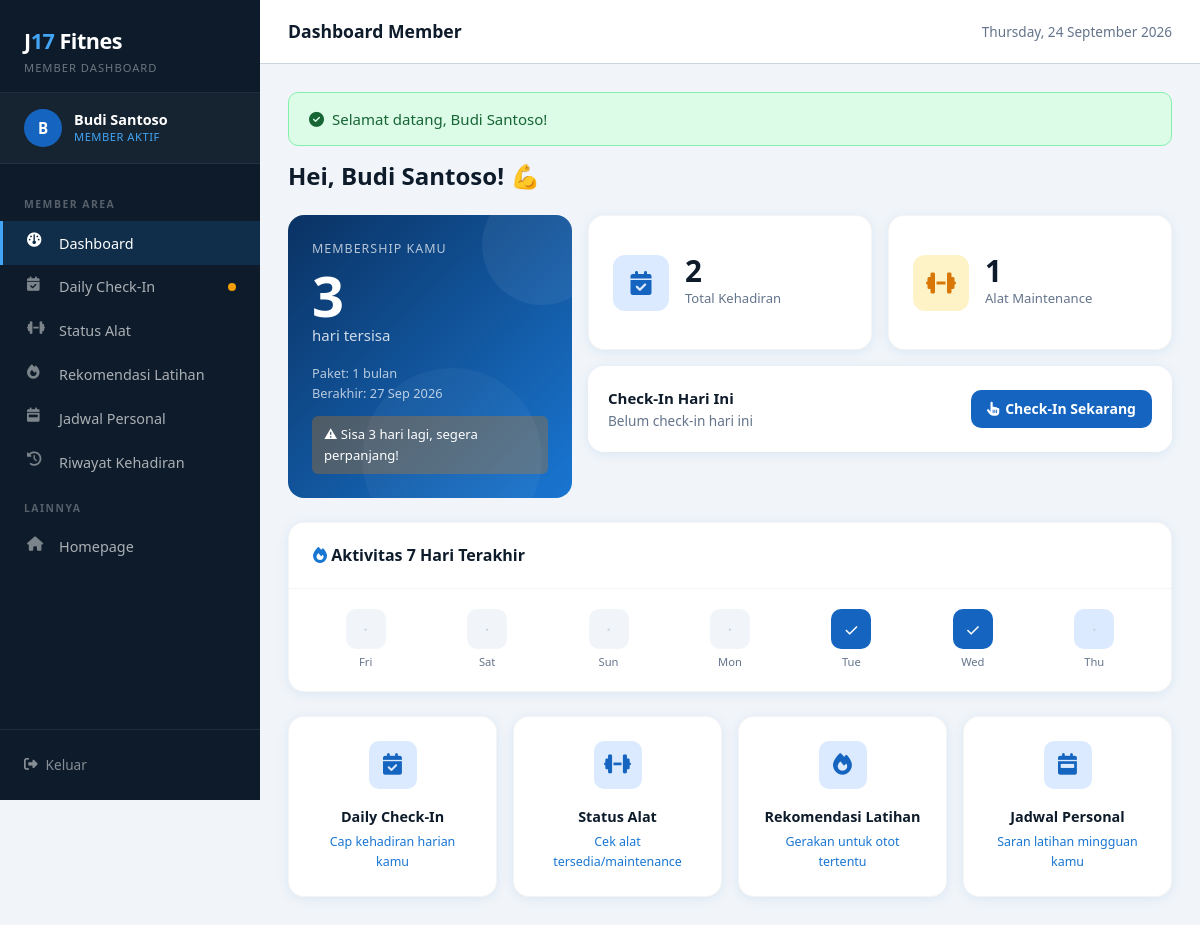
The page /member/dashboard.php (signed in) on the database its author committed.
### tables this page shows
CREATE TABLE IF NOT EXISTS members (
    id INT PRIMARY KEY AUTO_INCREMENT,
    user_id INT NOT NULL,
    paket ENUM('1_bulan','3_bulan','6_bulan','1_tahun') NOT NULL DEFAULT '1_bulan',
    tgl_mulai DATE NOT NULL,
    tgl_selesai DATE NOT NULL,
    status ENUM('aktif','expired','pending') DEFAULT 'aktif',
    created_at TIMESTAMP DEFAULT CURRENT_TIMESTAMP,
    updated_at TIMESTAMP DEFAULT CURRENT_TIMESTAMP ON UPDATE CURRENT_TIMESTAMP,
    FOREIGN KEY (user_id) REFERENCES users(id) ON DELETE CASCADE
);

CREATE TABLE IF NOT EXISTS users (
    id INT PRIMARY KEY AUTO_INCREMENT,
    nama_lengkap VARCHAR(100) NOT NULL,
    nama_panggilan VARCHAR(50) NOT NULL UNIQUE,
    email VARCHAR(100) DEFAULT NULL,
    password VARCHAR(255) NOT NULL,
    role ENUM('owner', 'staff', 'member') NOT NULL DEFAULT 'member',
    no_hp VARCHAR(20) DEFAULT NULL,
    jenis_kelamin ENUM('L', 'P') DEFAULT NULL,
    umur INT DEFAULT NULL,
    created_at TIMESTAMP DEFAULT CURRENT_TIMESTAMP,
    updated_at TIMESTAMP DEFAULT CURRENT_TIMESTAMP ON UPDATE CURRENT_TIMESTAMP
);

### config/database.php (called while the page is built, shortened)
<?php
function getFlash() {
    if (isset($_SESSION['flash'])) {
        $flash = $_SESSION['flash'];
        return $flash;
    }
    return null;
}

### member/dashboard.php (the view, shortened to what this page needs)
<?php
require_once __DIR__ . '/../config/database.php';
$db = getDB();
$uid = $_SESSION['user_id'];
$member = $db->prepare("SELECT u.*, m.paket, m.tgl_mulai, m.tgl_selesai, m.status as m_status,
    DATEDIFF(m.tgl_selesai, CURDATE()) as sisa_hari
    FROM users u LEFT JOIN members m ON m.user_id=u.id WHERE u.id=?");
$member->execute([$uid]);
$member = $member->fetch();
$sisa = (int)($member['sisa_hari'] ?? 0);
$total_hadir = $db->prepare("SELECT COUNT(*) FROM kehadiran WHERE user_id=?");
$total_hadir->execute([$uid]);
$total_hadir = $total_hadir->fetchColumn();
$sudah_checkin = $db->prepare("SELECT id FROM kehadiran WHERE user_id=? AND tgl_hadir=CURDATE()");
$sudah_checkin->execute([$uid]);
$sudah_checkin = (bool)$sudah_checkin->fetch();
$hadir_7hari = $db->prepare("SELECT tgl_hadir FROM kehadiran WHERE user_id=? AND tgl_hadir >= DATE_SUB(CURDATE(), INTERVAL 6 DAY) ORDER BY tgl_hadir");
$hadir_7hari->execute([$uid]);
$hadir_7hari = array_column($hadir_7hari->fetchAll(), 'tgl_hadir');
$alat_maintenance = $db->query("SELECT COUNT(*) FROM alat WHERE status='maintenance'")->fetchColumn();
?>
<!DOCTYPE html>
<html lang="id">
<head>
<link href="https://cdn.jsdelivr.net/npm/bootstrap@5.3.2/dist/css/bootstrap.min.css" rel="stylesheet">
<link href="https://cdnjs.cloudflare.com/ajax/libs/font-awesome/6.5.0/css/all.min.css" rel="stylesheet">
<link href="/j17-fitnes/assets/css/style.css" rel="stylesheet">
</head>
<body>
<div class="dashboard-wrapper">
  <?php include __DIR__ . '/../includes/sidebar_member.php'; ?>
  <div class="main-content">
    <div class="topbar">
      <div class="topbar-title">Dashboard Member</div>
      <div class="topbar-actions">
        <span style="font-size:.85rem;color:var(--gray-500)"><?= date('l, d F Y') ?></span>
      </div>
    </div>
    <div class="page-content">
      <?php $flash = getFlash(); if($flash): ?>
      <div class="flash-<?= $flash['type']==='success'?'success':'error' ?>">
        <i class="fa-solid fa-<?= $flash['type']==='success'?'circle-check':'circle-exclamation' ?>"></i>
        <?= htmlspecialchars($flash['message']) ?>
      </div>
      <?php endif; ?>
      <h4 style="font-weight:800;color:var(--dark);margin-bottom:1.5rem">
        Hei, <?= htmlspecialchars($member['nama_lengkap']) ?>! 💪
      </h4>
      <div class="row g-3 mb-4">
        <div class="col-lg-4">
          <div class="membership-card">
            <div style="font-size:.78rem;text-transform:uppercase;letter-spacing:1px;opacity:.7;margin-bottom:.5rem">Membership Kamu</div>
            <div class="days-big">
              <?= $sisa >= 0 ? $sisa : 0 ?>
            </div>
            <div style="opacity:.8;margin-bottom:1rem">hari tersisa</div>
            <div style="font-size:.8rem;opacity:.7">Paket: <?= str_replace('_',' ',ucfirst($member['paket']??'-')) ?></div>
            <div style="font-size:.8rem;opacity:.7">Berakhir: <?= $member['tgl_selesai'] ? date('d M Y',strtotime($member['tgl_selesai'])) : '—' ?></div>
            <?php if($sisa < 0): ?>
            <div style="margin-top:.75rem;background:rgba(220,38,38,.3);border-radius:6px;padding:.5rem .75rem;font-size:.82rem">
              ⚠ Membership kamu sudah HABIS. Hubungi owner untuk perpanjang.
            </div>
            <?php elseif($sisa <= 3): ?>
            <div style="margin-top:.75rem;background:rgba(217,119,6,.3);border-radius:6px;padding:.5rem .75rem;font-size:.82rem">
              ⚠ Sisa <?= $sisa ?> hari lagi, segera perpanjang!
            </div>
            <?php endif; ?>
          </div>
        </div>
        <div class="col-lg-8">
          <div class="row g-3 h-100">
            <div class="col-6">
              <div class="stat-card h-100">
                <div class="stat-icon blue"><i class="fa-solid fa-calendar-check"></i></div>
                <div>
                  <div class="stat-num"><?= $total_hadir ?></div>
                  <div class="stat-label">Total Kehadiran</div>
                </div>
              </div>
            </div>
            <div class="col-6">
              <div class="stat-card h-100">
                <div class="stat-icon <?= $alat_maintenance > 0 ? 'orange' : 'green' ?>">
                  <i class="fa-solid fa-dumbbell"></i>
                </div>
                <div>
                  <div class="stat-num"><?= $alat_maintenance ?></div>
                  <div class="stat-label">Alat Maintenance</div>
                </div>
              </div>
            </div>
            <div class="col-12">
              <div style="background:white;border-radius:var(--radius-lg);padding:1.25rem;box-shadow:var(--shadow);display:flex;align-items:center;justify-content:space-between;gap:1rem">
                <div>
                  <div style="font-weight:700;color:var(--dark)">Check-In Hari Ini</div>
                  <div style="font-size:.85rem;color:var(--gray-500)"><?= $sudah_checkin ? 'Sudah check-in ✓' : 'Belum check-in hari ini' ?></div>
                </div>
                <?php if(!$sudah_checkin): ?>
                <a href="checkin.php" class="btn-j17 btn-j17-primary">
                  <i class="fa-solid fa-hand-pointer"></i> Check-In Sekarang
                </a>
                <?php else: ?>
                <span class="badge-j17 badge-aktif" style="padding:.5rem 1rem;font-size:.875rem">✓ Sudah Check-In</span>
                <?php endif; ?>
              </div>
            </div>
          </div>
        </div>
      </div>
      <div class="data-card mb-4">
        <div class="data-card-header">
          <span class="data-card-title"><i class="fa-solid fa-fire" style="color:var(--blue-600)"></i> Aktivitas 7 Hari Terakhir</span>
        </div>
        <div style="padding:1.25rem">
          <div style="display:flex;gap:.5rem;flex-wrap:wrap">
            <?php
            for($d=6;$d>=0;$d--) {
              $tgl = date('Y-m-d', strtotime("-{$d} days"));
              $label = date('D', strtotime($tgl));
              $hadir = in_array($tgl, $hadir_7hari);
              $isToday = $tgl === date('Y-m-d');
              echo '<div style="text-align:center;flex:1;min-width:40px">
                <div style="width:40px;height:40px;border-radius:10px;margin:0 auto .25rem;display:flex;align-items:center;justify-content:center;font-size:1.1rem;
                  background:'.($hadir?'var(--blue-700)':($isToday?'var(--blue-100)':'var(--gray-100)')).';">
                  '.($hadir?'<span style="color:white">✓</span>':'<span style="color:var(--gray-300)">·</span>').'
                </div>
                <div style="font-size:.7rem;color:var(--gray-500)">'.$label.'</div>
              </div>';
            }
            ?>
          </div>
        </div>
      </div>
      <div class="row g-3">
        <?php
        $links = [
          ['checkin.php','fa-calendar-check','Daily Check-In','Cap kehadiran harian kamu','blue'],
          ['status_alat.php','fa-dumbbell','Status Alat','Cek alat tersedia/maintenance','green'],
          ['rekomendasi.php','fa-fire','Rekomendasi Latihan','Gerakan untuk otot tertentu','orange'],
          ['jadwal.php','fa-calendar-week','Jadwal Personal','Saran latihan mingguan kamu','blue'],
        ];
        foreach($links as $l): ?>
        <div class="col-6 col-md-3">
          <a href="<?= $l[0] ?>" style="text-decoration:none">
            <div class="member-card" style="text-align:center;transition:all .2s;cursor:pointer" onmouseover="this.style.transform='translateY(-4px)';this.style.boxShadow='var(--shadow-lg)'" onmouseout="this.style.transform='';this.style.boxShadow=''">
              <div class="member-card-icon" style="margin:0 auto 1rem">
                <i class="fa-solid <?= $l[1] ?>"></i>
              </div>
              <div style="font-weight:700;font-size:.9rem;color:var(--dark);margin-bottom:.25rem"><?= $l[2] ?></div>
              <div style="font-size:.78rem;color:var(--gray-400)"><?= $l[3] ?></div>
            </div>
          </a>
        </div>
        <?php endforeach; ?>
      </div>
    </div>
  </div>
</div>
</body>
</html>

### assets/css/style.css (style rules this page uses)
:root { --blue-900: #0D2137; --blue-800: #0A3263; --blue-700: #1565C0; --blue-600: #1976D2; --blue-500: #2196F3; --blue-400: #42A5F5; --blue-300: #90CAF9; --blue-100: #DBEAFE; --blue-50: #EFF6FF; --dark: #0D1B2A; --gray-800: #1E293B; --gray-700: #334155; --gray-500: #64748B; --gray-300: #CBD5E1; --gray-100: #F1F5F9; --white: #FFFFFF; --success: #16A34A; --warning: #D97706; --danger: #DC2626; --info: #0891B2; --radius: 10px; --radius-lg: 16px; --shadow: 0 2px 12px rgba(21,101,192,0.10); --shadow-lg: 0 8px 32px rgba(21,101,192,0.18); --sidebar-w: 260px; --header-h: 64px; }
*, *::before, *::after { box-sizing: border-box; margin: 0; padding: 0; }
html { scroll-behavior: smooth; }
body { font-family: 'Segoe UI', system-ui, -apple-system, sans-serif; font-size: 15px; line-height: 1.6; color: var(--gray-800); background: var(--gray-100); }
a { color: var(--blue-600); text-decoration: none; }
.dashboard-wrapper { display: flex; min-height: 100vh; }
.main-content { margin-left: var(--sidebar-w); flex: 1; min-height: 100vh; display: flex; flex-direction: column; }
.topbar { height: var(--header-h); background: var(--white); border-bottom: 1px solid var(--gray-300); display: flex; align-items: center; padding: 0 1.75rem; gap: 1rem; position: sticky; top: 0; z-index: 50; }
.topbar-title { font-size: 1.1rem; font-weight: 700; color: var(--dark); flex: 1; }
.topbar-actions { display: flex; align-items: center; gap: 0.75rem; }
.page-content { padding: 1.75rem; flex: 1; }
.stat-card { background: var(--white); border-radius: var(--radius-lg); padding: 1.5rem; box-shadow: var(--shadow); border: 1px solid rgba(0,0,0,0.04); display: flex; align-items: center; gap: 1rem; transition: all 0.2s; }
.stat-icon { width: 56px; height: 56px; border-radius: 12px; display: flex; align-items: center; justify-content: center; font-size: 1.5rem; flex-shrink: 0; }
.stat-icon.blue { background: var(--blue-100); color: var(--blue-700); }
.stat-icon.orange { background: #fef3c7; color: var(--warning); }
.stat-num { font-size: 1.85rem; font-weight: 900; color: var(--dark); line-height: 1; }
.stat-label { font-size: 0.82rem; color: var(--gray-500); font-weight: 500; margin-top: 0.15rem; }
.data-card { background: var(--white); border-radius: var(--radius-lg); box-shadow: var(--shadow); overflow: hidden; border: 1px solid rgba(0,0,0,0.04); }
.data-card-header { padding: 1.25rem 1.5rem; display: flex; align-items: center; justify-content: space-between; border-bottom: 1px solid var(--gray-100); }
.data-card-title { font-size: 1rem; font-weight: 700; color: var(--dark); }
.btn-j17 { display: inline-flex; align-items: center; gap: 6px; padding: 0.5rem 1rem; border-radius: var(--radius); font-size: 0.875rem; font-weight: 600; cursor: pointer; transition: all 0.15s; border: none; text-decoration: none; }
.btn-j17-primary { background: var(--blue-700); color: var(--white); }
.member-card { background: var(--white); border-radius: var(--radius-lg); padding: 1.5rem; box-shadow: var(--shadow); border: 1px solid rgba(0,0,0,0.04); height: 100%; }
.member-card-icon { width: 48px; height: 48px; background: var(--blue-100); color: var(--blue-700); border-radius: 10px; display: flex; align-items: center; justify-content: center; font-size: 1.35rem; margin-bottom: 1rem; }
.membership-card { background: linear-gradient(135deg, var(--blue-800), var(--blue-600)); color: var(--white); border-radius: var(--radius-lg); padding: 1.5rem; position: relative; overflow: hidden; }
.membership-card::before { content: ''; position: absolute; top: -30px; right: -30px; width: 120px; height: 120px; background: rgba(255,255,255,0.06); border-radius: 50%; }
.membership-card::after { content: ''; position: absolute; bottom: -50px; right: 30px; width: 180px; height: 180px; background: rgba(255,255,255,0.04); border-radius: 50%; }
.days-big { font-size: 3.5rem; font-weight: 900; line-height: 1; display: block; }
.flash-success { background: #dcfce7; border: 1px solid #86efac; color: #166534; border-radius: var(--radius); padding: 0.875rem 1.25rem; margin-bottom: 1rem; display: flex; align-items: center; gap: 0.5rem; }

### rows shown on the page
members: user.nama_lengkap "Budi Santoso", paket "1 bulan", tgl_selesai "27 Sep 2026"

### other values the page prints
substr($_SESSION['nama_panggilan'] ?? 'U', 0, 1) "B"
$_SESSION['nama_lengkap'] "Budi Santoso"
$flash['message'] "Selamat datang, Budi Santoso!"
$sisa "3"
$total_hadir "2"
$alat_maintenance "1"
$label "Fri"
$label "Sat"
$label "Sun"
$label "Mon"
$label "Tue"
$label "Wed"
$label "Thu"
$l[2] "Daily Check-In"
$l[3] "Cap kehadiran harian kamu"
